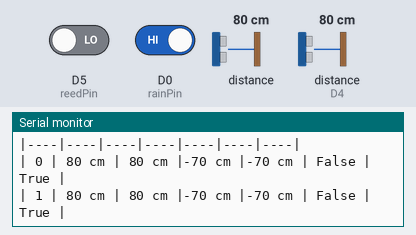
Bench run of a sketch on a simulated ESP8266 (NodeMCU). Shown: the last lines printed to the serial monitor. Wiring (inferred from the names in the program): ultrasonic range finder: trigger D3; echo D4. The inputs (shaded band) are chosen by the test bench; at power-on: D5 (reedPin) LOW, D0 (rainPin) HIGH, distance to the obstacle 80 cm, distance to the obstacle (sensor on D4) 80 cm. The echo pulse lasts 58.3 µs per cm.

Above: at 2.8 s.
2.9 s: D5 (reedPin) driven HIGH
At 5.4 s:
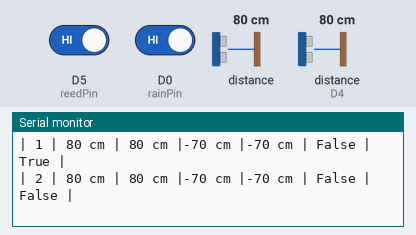
7.6 s: D0 (rainPin) driven LOW
At 8.8 s:
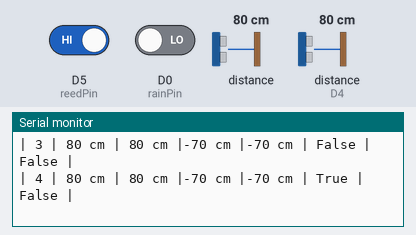
11.7 s: D5 (reedPin) driven LOW
At 13.5 s:
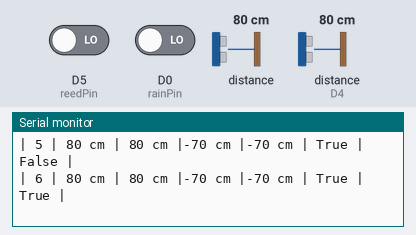
15.8 s: distance to the obstacle (sensor 0) set to 2 cm
At 17.0 s:
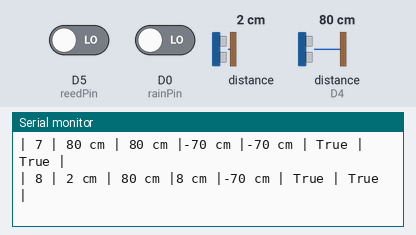
18.5 s: distance to the obstacle (sensor on D4) set to 2 cm
At 18.5 s:
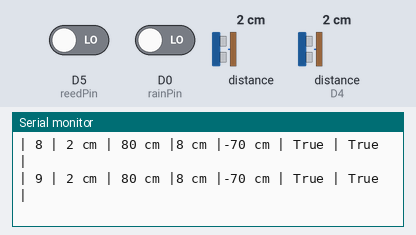
21.2 s: distance to the obstacle (sensor 0) set to 4 cm
At 23.1 s:
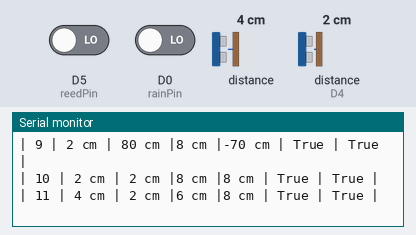
Timing chart, 0 to 24.6 s (numbered marks = the images above; inputs shaded):
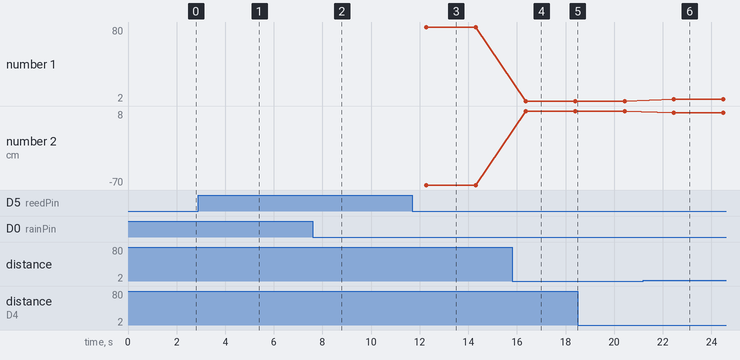

The sketch:

1_sensors.ino
```cpp
#include <Wire.h>
#include <VL53L0X.h>

// Pinout
#define rainPin D0 //Rain sensor
#define echoPin D4 // Echo Pin
#define trigPin D3 // Trigger Pin
#define reedPin D5 // Reed Pin

// Storing values
int counter = 0;
int containerHeight = 10;

VL53L0X sensor;

void setup() {
  Serial.begin(115200); //initialize the serial monitor
  printHeader();

  // Reed switch
  pinMode(reedPin, INPUT);

  // Rain sensor
  pinMode(rainPin,INPUT); //set digitalPin as INPUT

  // Acoustic distance
  pinMode(trigPin, OUTPUT);
  pinMode(echoPin, INPUT);

  // Optical distance
  Wire.begin();
  sensor.init();
  sensor.setTimeout(500);
  sensor.startContinuous();
}

void loop() {
  bool isConductive = readDigitalRainSensor();
  bool isFull = readReedSwitch();
  uint16_t oDistance = readOpticalDistance();
  long aDistance = readAcousticDistance();
  int aHeight = containerHeight - aDistance;
  int oHeight = containerHeight - oDistance;
  printValues(oDistance, aDistance, oHeight, aHeight, isConductive, isFull);
  counter++;
  delay(2000);
}

void printHeader() {
  Serial.println("|Nr.|Opt. Dist.|Acoust. Dist.| Opt. Height | Acoust. Height | Is Conductive | Is Full |");
  Serial.println("|----|----|----|----|----|----|----|");
}

void printValues(uint16_t oDistance, long aDistance, int oHeight, int aHeight, bool isConductive, bool isFull) {
  Serial.print("| ");
  Serial.print(counter);
  Serial.print(" | ");
  Serial.print(oDistance);
  Serial.print(" cm | ");
  Serial.print(aDistance);
  Serial.print(" cm |");
  Serial.print(oHeight);
  Serial.print(" cm |");
  Serial.print(aHeight);
  Serial.print(" cm |");

  if(!isConductive) {
    Serial.print(" True |");
  }

  else {
    Serial.print(" False |");
  }

  if(!isFull) {
    Serial.print(" True |");
  }

  else {
    Serial.print(" False |");
  }

  Serial.println();
}

bool readReedSwitch() {
  return digitalRead(reedPin);
}

long readAcousticDistance() {
  digitalWrite(trigPin, LOW);
  delayMicroseconds(2);
  digitalWrite(trigPin, HIGH);
  delayMicroseconds(10);
  digitalWrite(trigPin, LOW);
  long duration = pulseIn(echoPin, HIGH);
  //Calculate the distance (in cm) based on the speed of sound.
  return duration/58.2;
}

uint16_t readOpticalDistance() {
  if (sensor.timeoutOccurred()) { Serial.print(" TIMEOUT"); }
  return sensor.readRangeContinuousMillimeters()/10;
}

bool readDigitalRainSensor() {
  return digitalRead(rainPin);
}
```

Measured:
- after the input at 2.9 s, the serial monitor: prints a new line after 1.2 s (image 1)
- after the input at 7.6 s, the serial monitor: prints a new line after 0.60 s (image 2)
- after the input at 11.7 s, the serial monitor: prints a new line after 0.58 s (image 3)
- after the input at 15.8 s, the serial monitor: prints a new line after 0.55 s (image 4)
- after the input at 21.2 s, the serial monitor: prints a new line after 1.3 s (image 6)
- plotted number 1: 80 → 2 after the input at 15.8 s, 2 → 4 after the input at 21.2 s
- plotted number 2: 8 → 6 after the input at 21.2 s
